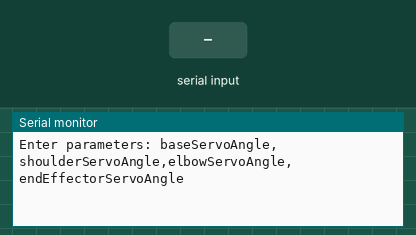
Simulated run of this sketch. Board: Arduino Uno, built with avr-gcc and run on an emulated ATmega328P. Shown: the last lines printed to the serial monitor. The inputs (shaded band) are chosen by the test bench.

Above: at 1.2 s.
1.3 s: "90,45,200\n" received over Serial
At 2.5 s:
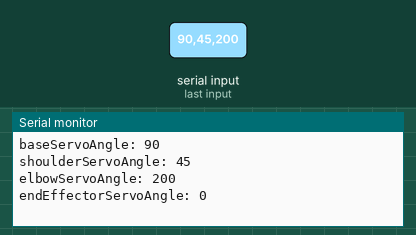
2.8 s: "30,150,10\n" received over Serial
At 3.8 s:
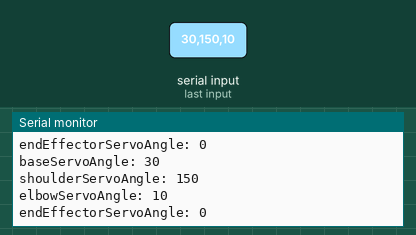

The sketch:

read_string_from_serial.ino
```cpp
String inString = "";    // string to hold input

int baseServoAngle, shoulderServoAngle, elbowServoAngle, endEffectorServoAngle;

void setup() {
  //Initialize The Serial Port
  Serial.begin(9600);
  Serial.println("Enter parameters: baseServoAngle,shoulderServoAngle,elbowServoAngle,endEffectorServoAngle");
  Serial.println();
}

void loop() {
  readValuesFromSerial();
}


void readValuesFromSerial(){
  // Read serial input:
  while (Serial.available() > 0) {
    char inChar = Serial.read();
    // if you get a newline, print the string,
    // then the string's value:
    if (inChar == '\n') {
      /*
      strtok() is destructive in its parsing (ie it writes to the string you're parsing while you're parsing it), so it takes a char* as a parameter, not a const char*.
      c_str() returns a const char* since it does not expect you to write to the content of the buffer it returns.
      A way to do the parsing is to strdup() (ie copy) the buffer you want to work and parse that
      */
      char* buf = strdup(inString.c_str());
      String tok;

      tok = strtok(buf, ",");
      baseServoAngle = tok.toInt();
      Serial.print("baseServoAngle: ");
      Serial.println(baseServoAngle);

      tok = strtok(NULL, ",");
      shoulderServoAngle = tok.toInt();
      Serial.print("shoulderServoAngle: ");
      Serial.println(shoulderServoAngle);

      tok = strtok(NULL, ",");
      elbowServoAngle = tok.toInt();
      Serial.print("elbowServoAngle: ");
      Serial.println(elbowServoAngle);

      tok = strtok(NULL, ",");
      endEffectorServoAngle = tok.toInt();
      Serial.print("endEffectorServoAngle: ");
      Serial.println(endEffectorServoAngle);

      /*
      char* tok;
      char* buf = strdup(inString.c_str());
      tok = strtok(buf, " ");
      while (tok != NULL) {
        Serial.println(tok);
        tok = strtok(NULL, " ");
      }
      */
      //clear inString for next loop
      inString = "";

    } else {
      inString += inChar;
    }
  }
}
```

Measured:
- after the input at 1.3 s, the serial monitor: prints a new line at once (image 1)
- after the input at 2.8 s, the serial monitor: prints a new line at once (image 2)
